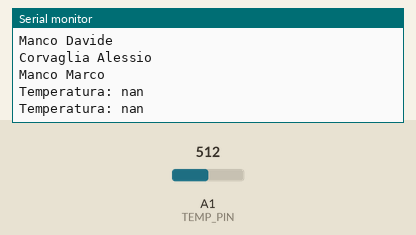
The sketch below on a simulated Arduino Uno, built with avr-gcc and run on an emulated ATmega328P. On the bench: the last lines printed to the serial monitor. The inputs (shaded band) are chosen by the test bench; at power-on: A1 (TEMP_PIN) = 512.

Above: at 10.8 s.
10.9 s: A1 (TEMP_PIN) set to 7
At 20.6 s:
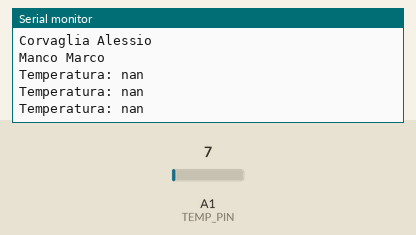
20.9 s: A1 (TEMP_PIN) set to 4
At 30.6 s:
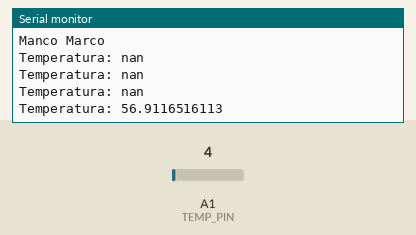

The sketch:

hw_1_5.ino
```cpp
#include <TimerOne.h>
#include <math.h>

#define MSEC 1e03
#define USEC 1e06
#define K 273.15

#define TEMP_PIN A1
#define B 4275
#define R0 100000
#define VCC 5
#define T0 298.15
#define R(vsig) ((VCC/vsig) - 1)*R0
#define T(r) 1/((log(r/R0)/B) + (1/T0))

#define PERIOD 10

double func_controllo_temperatura()
{
    double val_temp = analogRead(TEMP_PIN);
    double r = R(val_temp);
    double t = T(r) - K;
    return t;
}

void setup()
{
    // Set serial
    Serial.begin(9600);
    while(!Serial);
    Serial.println("LAB 1 parte 1 gruppo\nManco Davide\nCorvaglia Alessio\nManco Marco");

    // Set dei pin
    pinMode(TEMP_PIN, INPUT);
}

void loop()
{
    double temp = func_controllo_temperatura();
    Serial.print("Temperatura: ");
    Serial.println(temp, DEC);
    delay(PERIOD*MSEC);
}
```

Measured:
- the behaviour switches between 6 and 5 on A1 (TEMP_PIN) (found by bisection; images 1 and 2)
- after the input at 20.9 s, the serial monitor: prints a new line after 9.1 s (image 2)
